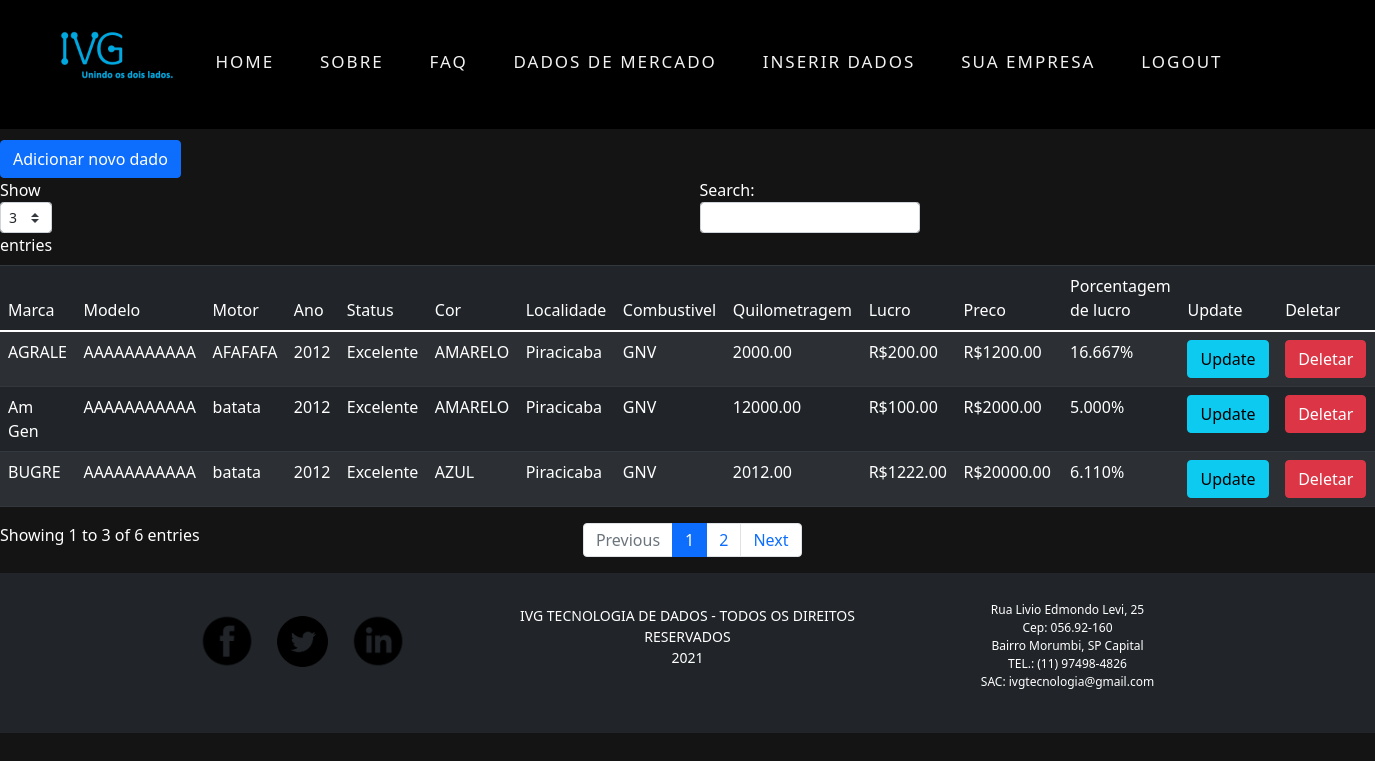
The app's page /Data/VisualMerc/ (signed in) with its own data.
### data/models.py (models this page shows)
class DataDB(models.Model):
	localidade_escolhas = (
        ("P", "Piracicaba"),
        ("L", "Limeira"),
    )
	status_escolhas = (
        ("E", "Excelente"),
        ("B", "Bom"),
        ("M", "Mediano"),
        ("R", "Ruim"),
        ("T", "Terrível"),
    )
	combustivel_escolhas = (
        ("G", "Gasolina"),
        ("E", "Etanol"),
        ("G", "GNV"),
        ("D", "Diesel"),
        ("F", "Flex"),
    )
	marca=models.CharField(max_length = 30,error_messages={'required':'Favor inserir uma marca'})
	modelo=models.CharField(max_length = 60,error_messages={'required':'Favor inserir um modelo'})
	motor=models.CharField(max_length = 60,error_messages={'required':'Favor inserir um motor'})
	ano=models.IntegerField(
		validators=[MinValueValidator(1960,'Favor inserir acima 1960.'), MaxValueValidator(2023,'Favor inserir abaixo 2023.')],
		error_messages={'required':'Favor inserir uma ano'})
	localidade=models.CharField(choices=localidade_escolhas,max_length = 1,blank=False, null=False)
	status=models.CharField(choices=status_escolhas,max_length = 1,blank=False, null=False)
	cor=models.CharField(max_length= 20)
	combustivel=models.CharField(choices=combustivel_escolhas,max_length = 1,blank=False, null=False)
	quilometragem=models.DecimalField(max_digits= 10,decimal_places=2,max_length= 12,
		validators=[MinValueValidator(0,'Não existe quilometragem negativa'),MaxValueValidator(99999999,'Favor inserir valor menor')])
	lucro=models.DecimalField(max_digits= 12,decimal_places=2,max_length= 12,
		validators=[MaxValueValidator(99999999,'Favor inserir valor menor')])
	preco=models.DecimalField(max_digits= 12,decimal_places=2,max_length= 12,
		validators=[MinValueValidator(1000.00,'Favor inserir vendas acima de 1000 reais'),MaxValueValidator(99999999,'Favor inserir valor menor')])
	margem_de_lucro=models.DecimalField(max_digits= 12,decimal_places=3,max_length= 12)
	data_postada = models.DateTimeField(default=timezone.now)
	autor = models.ForeignKey(User, on_delete=models.CASCADE)

### data/decorators.py (the view)
		def wrapper_func(request,*args,**kwargs):
			group= None
			if request.user.groups.exists():
				group= request.user.groups.all()[0].name
			if group in allowed_roles:
				return view_func(request,*args,**kwargs)
			else:
				return render(request,'data/naochecado.html')

### data/views.py (called while the page is built)
@login_required
@usuarios_permitidos(allowed_roles=['admin','cliente_checado'])
def VisualizarMercado(request):
	user= request.user
	contador = DataDB.objects.filter(autor = user).count()
	faltante = 5-contador
	if contador < 5 :
		return render(request, 'data/semdados.html', {'contador' : contador, 'faltante' : faltante})
	query= DataDB.objects.all()
	return render(request, 'data/visualizarmercado.html', {'query': query})

### data/templates/data/visualizarmercado.html
{% extends "APP_IVG/layout.html" %}
{% block content %}
	<a href="{% url 'data-InsiraDado' %}" class="btn btn-primary">Adicionar novo dado</a></span>
	<table id="bootstrapdatatable" class="table table-striped table-dark" width="100%">
		<thead>
            <th>Marca</th>
            <th>Modelo</th>
            <th>Motor</th>
            <th>Ano</th>
            <th>Status</th>
            <th>Cor</th>
            <th>Localidade</th>
            <th>Combustivel</th>
            <th>Quilometragem</th>
            <th>Lucro</th>
            <th>Preco</th>
            <th>Porcentagem de lucro</th>
            <th>Update</th>
            <th>Deletar</th>
        </thead>
		{% for q in query %}
		<tr>
			<td> {{ q.marca }} </td>
			<td> {{ q.modelo }} </td>
			<td> {{ q.motor }} </td>
			<td> {{ q.ano }} </td>
			<td> {{ q.get_status_display }} </td>
			<td> {{ q.cor }} </td>
			<td> {{ q.get_localidade_display }} </td>
			<td> {{ q.get_combustivel_display }} </td>
			<td> {{ q.quilometragem }} </td>
			<td> R${{ q.lucro }}</td>
			<td> R${{ q.preco }} </td>
			<td> {{ q.margem_de_lucro }}%</td>
			<td><a class="btn btn-info" href="{% url 'data-Update' q.id %}">Update</a></td>
			<td><a class="btn btn-danger" href="{% url 'data-Deletar' q.id %}"> Deletar</a></td>
		</tr>
		{% endfor %}
	</table>
{% endblock content %}

### APP_IVG/templates/APP_IVG/layout.html (shortened to what this page needs)
{% load static %}
<!DOCTYPE html>
<html>
<head>
    <link rel="stylesheet" href="https://maxcdn.bootstrapcdn.com/bootstrap/4.0.0/css/bootstrap.min.css">
    <link href="https://cdn.jsdelivr.net/npm/bootstrap@5.0.0-beta3/dist/css/bootstrap.min.css" rel="stylesheet">
    <link rel="stylesheet" type="text/css" href="{% static 'APP_IVG/main.css' %}">
    <link rel="stylesheet" href="//code.jquery.com/ui/1.12.1/themes/base/jquery-ui.css">
</head>
<body>
	  <header id= 'myHeader'>
          <div class="topnav fixed-top" id="myTopnav">
              <a href="{% url 'APP_IVG-Homepage' %}"><img class="logo" id="logo" src="{% static 'imagens/Logo-IVG-azulclaro.png' %}"></a>
              <a class="menu" id="home" aria-current="page" href="{% url 'APP_IVG-Homepage' %}">Home</a>
              <a class="menu" id="sobre" href="{% url 'APP_IVG-Sobre' %}">Sobre</a>
              <a class="menu" id="faq" href="{% url 'APP_IVG-Faq' %}">Faq</a>
              {% if user.is_authenticated %}
                <a class="menu" id="dadosDeMercado" href="{% url 'data-VisualizarMercado' %}">Dados de mercado</a>
                <a class="menu" id="inserirDados" href="{% url 'data-InsiraDado' %}">Inserir dados</a>
                <a class="menu" id="suaEmpresa" href="{% url 'Empresa' %}">Sua empresa</a>
                <a class="menu" id="logout"  href="{% url 'Logout' %}">Logout</a>
              {% else %}
                <a class="menu" id="login" href="{% url 'Login' %}">Login</a>
                <a class="menu" id="register" href="{% url 'Cadastro' %}">Register</a>
              {% endif %}
          </div>
    </header>
    <main id="main" role="main" class="container-fluid p-0 mx-0" style="margin-top: 140px;">
	   <div class="col-md mx-auto mt-0 p-0">
		  {% block content %}{% endblock %}
	   </div>
    </main>
    <footer class="footer bg-dark text-white py-1 mb-0" style="position: absolute; width: 100%; min-height: 160px;">
          <div class="container text-center mt-1">
            <div class="row">
                <div class="col-xl my-auto py-auto">
                  <ul  style="list-style: none; font-size: 14px; padding: 0; display: inline-flex;">
                      <li><a href="{'https://www.facebook.com/ivgtecnologiadedados'}" target="_blank"><img src="{% static 'imagens/Footer-Facebook.png' %}" class="redesocial"></a></li>
                      <li><a href="{'https://twitter.com/ivgtech'}" target="_blank"><img src="{% static 'imagens/Footer-Twitter.png' %}" class="redesocial2"></a></li>
                      <li><a href="{'https://www.linkedin.com/company/ivgtecnologia-de-dados/about/?viewAsMember=true'}" target="_blank">
                          <img src="{% static 'imagens/Footer-Linkedin.png' %}"  class="redesocial">
                          </a>
                      </li>
                  </ul>
                </div>
                <div class="col-xl my-auto py-auto">
                    <ul class="text-uppercase" style="list-style: none; font-size: 14px; padding: 0;">
                         <li>Ivg Tecnologia de Dados - Todos os Direitos Reservados</li>
                         <li>2021</li>
                    </ul>
                </div>
                <div class="col-xl my-auto py-auto">
                    <ul  style="list-style: none; font-size: 12px; padding: 0; margin-top: 20px;">
                        <li>Rua Livio Edmondo Levi, 25</li>
                        <li>Cep: 056.92-160</li>
                        <li>Bairro Morumbi, SP Capital</li>
                        <li>TEL.: (11) 97498-4826</li>
                        <li> SAC: ivgtecnologia@gmail.com</li>
                    </ul>
                </div>
            </div>
          </div>
    </footer>
</body>
</html>

### APP_IVG/static/APP_IVG/main.css (style rules this page uses)
* { margin: 0; padding: 0; font-weight: normal; }
body { background-color: #141414; color: white; margin: 0; animation: Transição 50ms; }
.logo { position: absolute; top: -45px; left: 0; height: 200px; width: auto; }
.topnav { background-color: black; top: 0px; left: 0px; width: 100%; transition: .5s; padding: 25px 0 40px 140px; }
.topnav a { list-style: none; text-decoration: none; font-size: 3vw; letter-spacing: 2px; margin: 10px 0px 0px 1vw; text-transform: uppercase; outline: 0 none; border-radius: 20px; transition-duration: .2s; transition-timing-function: linear; transition-property: all; color: white; float: right; display: inline-block; }
.topnav a { float: left; display: block; color: #f2f2f2; text-align: center; padding: 14px 16px; text-decoration: none; font-size: 17px; }
main { padding: 0px; margin: 500px 0 0 0; }
footer { margin: 0; padding: 10% 0; width: 100%; }
.redesocial { margin-top: 10px; margin-right: 10px; padding: 5px; height: 70px; width: auto; }
.redesocial2 { margin-top: 15px; margin-right: 10px; padding: 5px; height: 61px; width: auto; }

### records on screen
DataDB: marca "BUGRE", modelo "AAAAAAAAAAA", motor "batata", ano "2012", status "Excelente", cor "AZUL", localidade "Piracicaba", combustivel "GNV", quilometragem "2012.00", lucro "1222.00", preco "20000.00", margem_de_lucro "6.110"
DataDB: marca "Am Gen", modelo "AAAAAAAAAAA", motor "batata", ano "2012", status "Excelente", cor "AMARELO", localidade "Piracicaba", combustivel "GNV", quilometragem "12000.00", lucro "100.00", preco "2000.00", margem_de_lucro "5.000"
DataDB: marca "AGRALE", modelo "AAAAAAAAAAA", motor "AFAFAFA", ano "2012", status "Excelente", cor "AMARELO", localidade "Piracicaba", combustivel "GNV", quilometragem "2000.00", lucro "200.00", preco "1200.00", margem_de_lucro "16.667"
